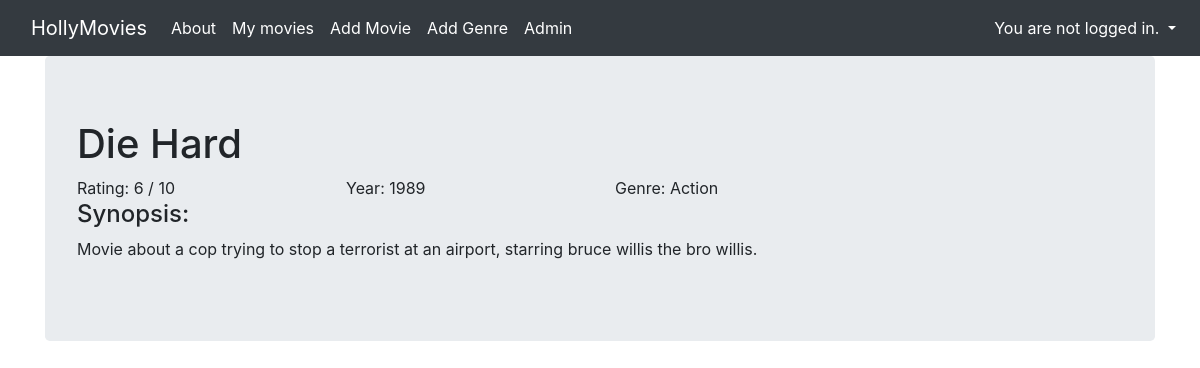
Page /movie_detail/1 on the committed database.
### viewer/models.py (models this page shows, shortened)
class Movie(Model):
    title = CharField(max_length=128)
    genre = ForeignKey(Genre, on_delete=DO_NOTHING)
    rating = IntegerField()
    released = DateField()
    description = TextField()
    created = DateTimeField(auto_now_add=True)

class Genre(Model):
    name = CharField(max_length=128)
    def __str__(self):
        return self.name

### viewer/views.py (the view)
# urls.py: path("movie_detail/<pk>", MovieDetailView.as_view(), name="movie_detail"),
class MovieDetailView(DetailView):
    template_name = 'movie_detail.html'
    model = Movie

### viewer/templates/movie_detail.html
{% extends 'base.html' %}
{% block content %}
<h1>{{ movie.title }}</h1>
<div class="row">
  <div class="col col-md-3">
    Rating: {{ movie.rating }} / 10
  </div>
  <div class="col col-md-3">
    Year: {{ movie.released.year }}
  </div>
  <div class="col col-md-3">
    Genre: {{ movie.genre }}
  </div>
</div>
<h4>Synopsis:</h4>
<p>
  {{ movie.description }}
</p>
{% endblock %}

### rows in the picture
Movie: title "Die Hard", rating "6", released.year "1989", genre "Action", description "Movie about a cop trying to stop a terrorist at an airport, starring bruce willis the bro willis."
